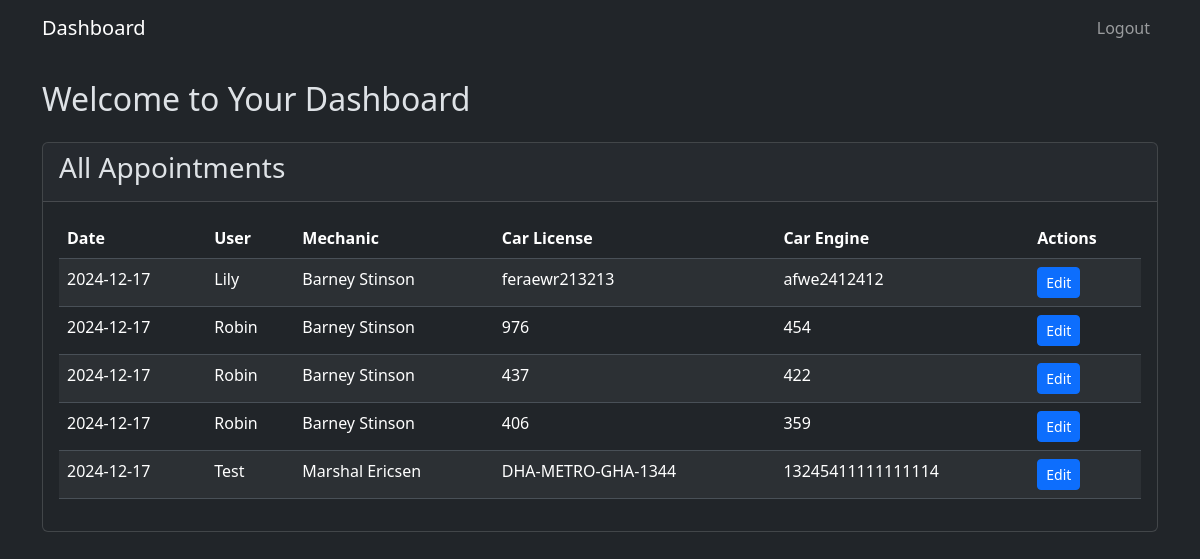
/admin, run on an earlier commit of the app's database.
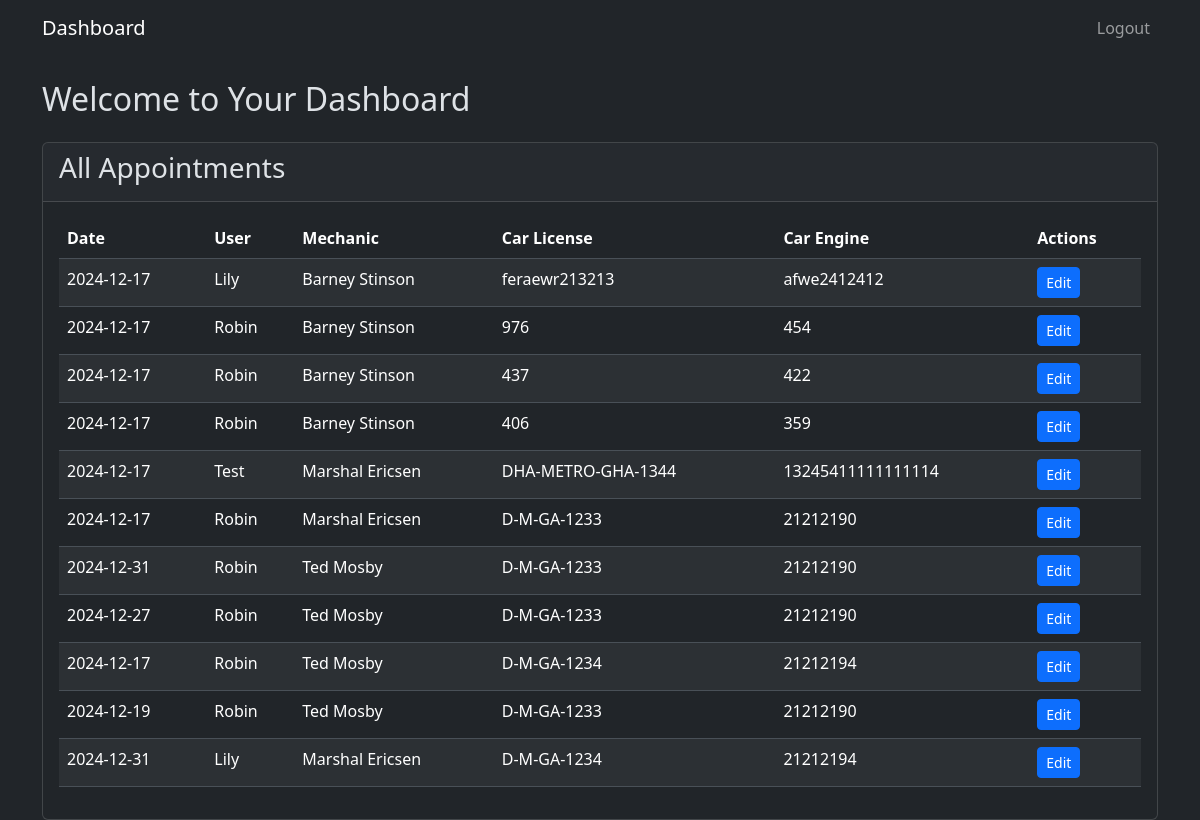
And on a later commit of the database.
### tables this page shows
CREATE TABLE "Appointments" (
	"id"	INTEGER,
	"userID"	INTEGER,
	"mechanicID"	INTEGER,
	"carAppointmentDate"	DATETIME DEFAULT CURRENT_TIMESTAMP,
	"carLicenseNumber"	TEXT,
	"carEngineNumber"	INTEGER,
	PRIMARY KEY("id" AUTOINCREMENT),
	FOREIGN KEY("mechanicID") REFERENCES "mechanic"("id"),
	FOREIGN KEY("userID") REFERENCES "Users"("id")
);

CREATE TABLE "Users" (
	"id"	INTEGER,
	"name"	TEXT,
	"address"	TEXT,
	"phone"	TEXT,
	"username"	TEXT,
	"password"	TEXT,
	"role"	TEXT DEFAULT 'Client',
	PRIMARY KEY("id")
);

### app.py (the view)
@app.route('/admin')
def admin():
    tdata = getClientAppointments()
    data = []
    for i in tdata:
        data.append((getClientName(i[1]), getMechanicName(i[2]), i[3], i[4], i[5], i[0]))
    mechanics = showAllMechanics(datetime.now().strftime('%Y-%m-%d'))
    return render_template('admin.html', data=data, mechanics=mechanics)

### helper.py (called while the page is built)
def dbConnect():
    return sqlite3.connect('main.db')

def showAllMechanics(date):
    connection = dbConnect()
    cursor = connection.cursor()
    cursor.execute(f"""
        SELECT m.*, COUNT(a.id) as appointments_today
        FROM mechanic m
        LEFT JOIN Appointments a ON m.id = a.mechanicID AND DATE(a.carAppointmentDate) = DATE('{date}')
        GROUP BY m.id
    """)
    result = cursor.fetchall()
    connection.close()
    return result

def getClientAppointments():
    connection = dbConnect()
    cursor = connection.cursor()
    cursor.execute(f"SELECT * FROM Appointments")
    result = cursor.fetchall()
    connection.close()
    return result

def getClientName(userid):
    connection = dbConnect()
    cursor = connection.cursor()
    cursor.execute(f"SELECT name FROM Users WHERE id='{userid}'")
    result = cursor.fetchall()
    connection.close()
    return result[0][0]

def getMechanicName(mechaID):
    connection = dbConnect()
    cursor = connection.cursor()
    cursor.execute(f"SELECT first_name, last_name FROM mechanic WHERE id='{mechaID}'")
    result = cursor.fetchall()
    connection.close()
    return result[0][0]+" "+result[0][1]

### templates/admin.html (shortened to what this page needs)
<!DOCTYPE html>
<html lang="en"data-bs-theme="dark">
<head>
    <link href="https://cdn.jsdelivr.net/npm/bootstrap@5.3.2/dist/css/bootstrap.min.css" rel="stylesheet">
</head>
<body>
    <nav class="navbar navbar-expand-lg navbar-dark bg-dark">
        <div class="container">
            <a class="navbar-brand" href="#">Dashboard</a>
            <div class="collapse navbar-collapse" id="navbarNav">
                <ul class="navbar-nav ms-auto">
                    <li class="nav-item">
                        <a class="nav-link" href="/logout">Logout</a>
                    </li>
                </ul>
            </div>
        </div>
    </nav>
    <div class="container mt-4">
        <div class="row">
            <div class="col-12">
                <div class="d-flex justify-content-between align-items-center mb-4">
                    <h2 class="mb-0">Welcome to Your Dashboard</h2>
                </div>
                <div class="card">
                    <div class="card-header">
                        <h3 class="card-title">All Appointments</h3>
                    </div>
                    <div class="card-body">
                        <table class="table table-striped">
                            <thead>
                                <tr>
                                    <th>Date</th>
                                    <th>User</th>
                                    <th>Mechanic</th>
                                    <th>Car License</th>
                                    <th>Car Engine</th>
                                    <th>Actions</th>
                                </tr>
                            </thead>
                            <tbody>
                                {% for i in data %}
                                <tr>
                                    <td>{{ i[2] }}</td>
                                    <td>{{ i[0] }}</td>
                                    <td>{{ i[1] }}</td>
                                    <td>{{ i[3] }}</td>
                                    <td>{{ i[4] }}</td>
                                    <td>
                                        <button class="btn btn-primary btn-sm" onclick="editAppointment('{{ i[2] }}', '{{ i[1] }}', '{{ i[5] }}')" data-bs-toggle="modal" data-bs-target="#editModal">Edit</button>
                                    </td>
                                </tr>
                                {% endfor %}
                            </tbody>
                        </table>
                    </div>
                </div>
            </div>
        </div>
    </div>
</body>
</html>

What changed in the data, as far as the page shows it:
added Appointments: carAppointmentDate "2024-12-17", carLicenseNumber "D-M-GA-1233", carEngineNumber "21212190"
added Appointments: carAppointmentDate "2024-12-31", carLicenseNumber "D-M-GA-1233", carEngineNumber "21212190"
added Appointments: carAppointmentDate "2024-12-27", carLicenseNumber "D-M-GA-1233", carEngineNumber "21212190"
added Appointments: carAppointmentDate "2024-12-17", carLicenseNumber "D-M-GA-1234", carEngineNumber "21212194"
added Appointments: carAppointmentDate "2024-12-19", carLicenseNumber "D-M-GA-1233", carEngineNumber "21212190"
added Appointments: carAppointmentDate "2024-12-31", carLicenseNumber "D-M-GA-1234", carEngineNumber "21212194"
Also different on the page:
new list line: "Robin"
new list line: "Marshal Ericsen Edit"
new list line: "Ted Mosby Edit"
new list line: "Lily"
